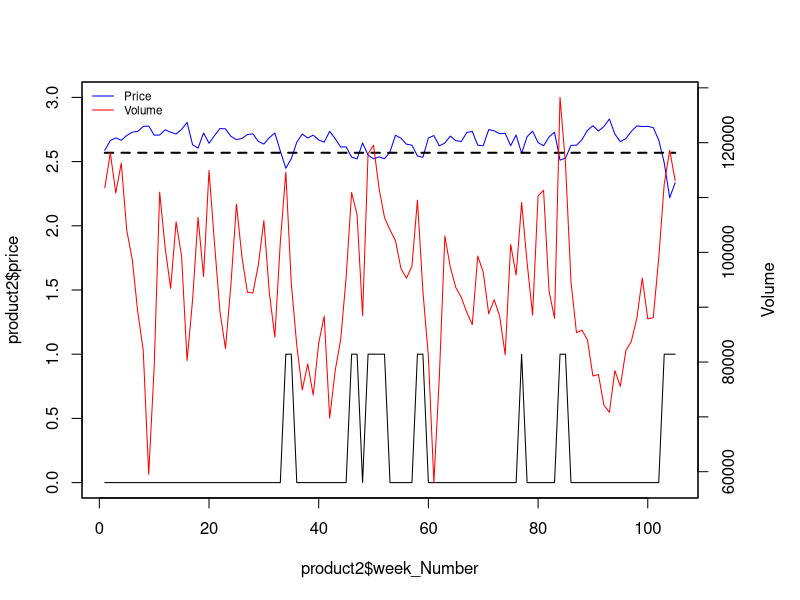
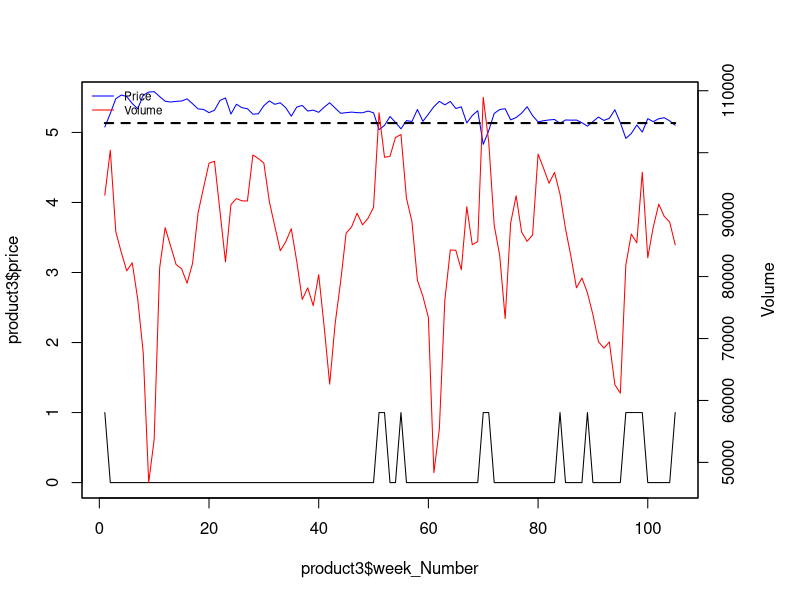
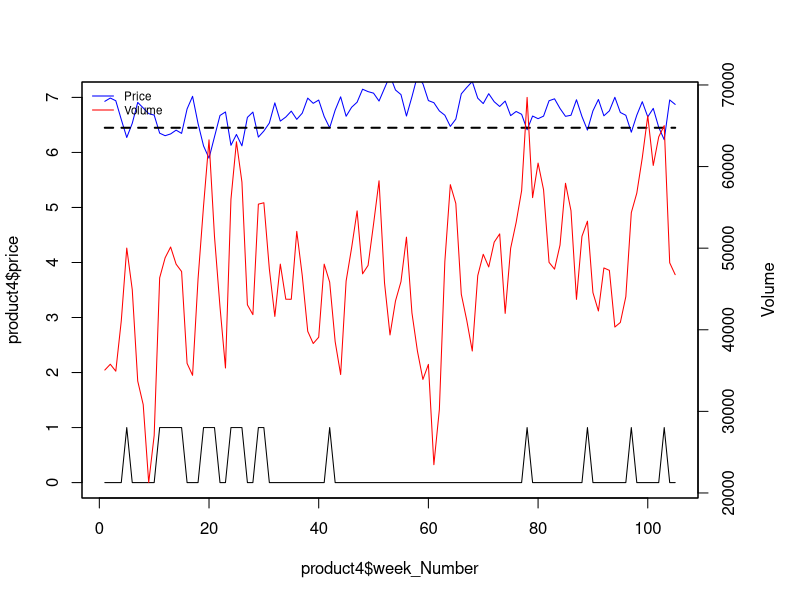
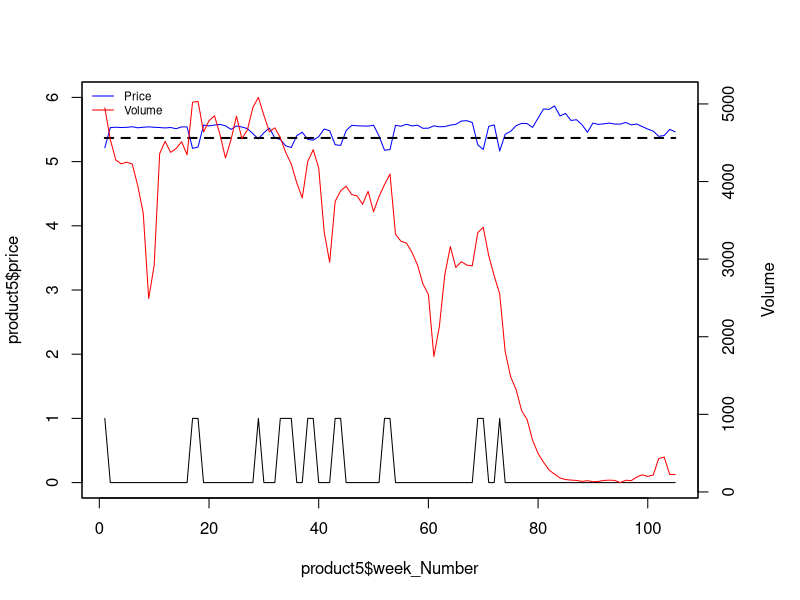
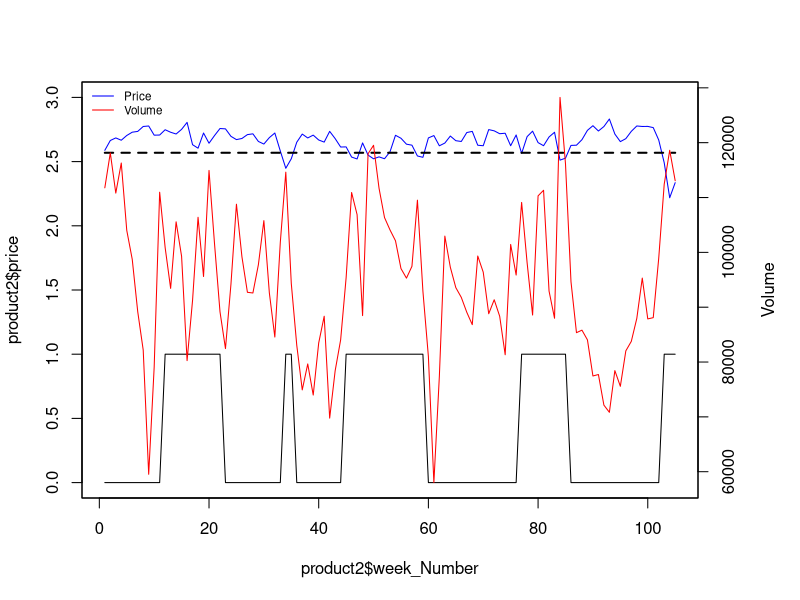
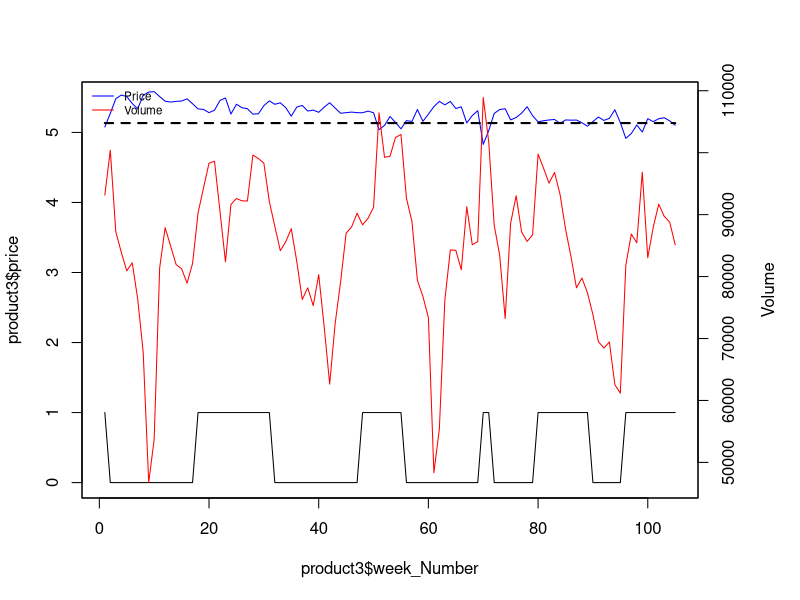
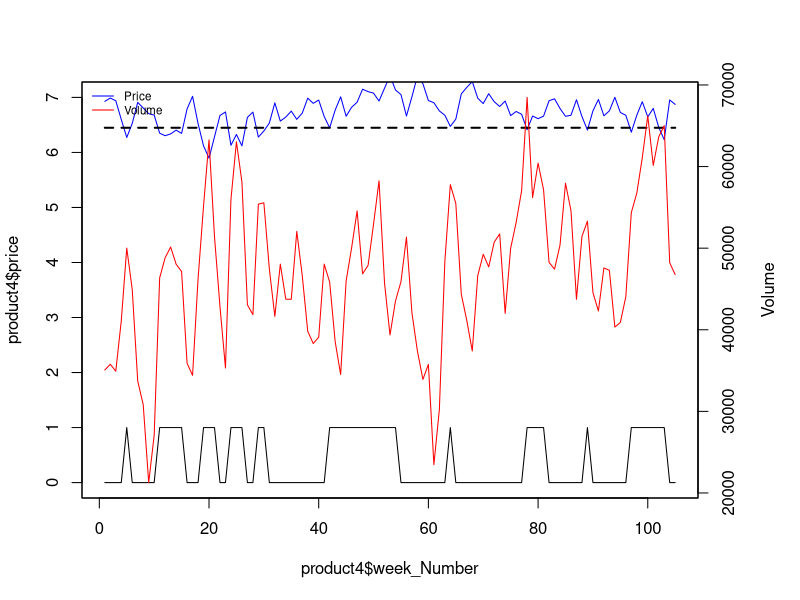
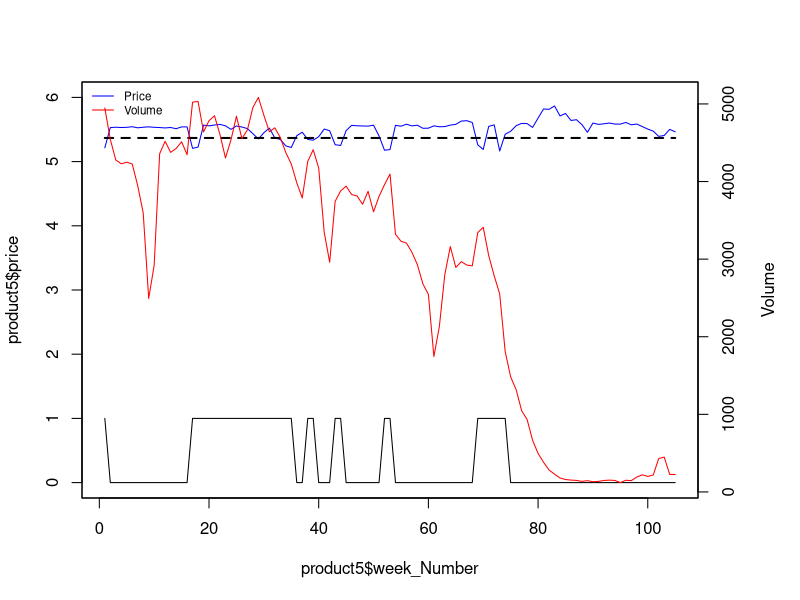

R code for these plots, in order: (Note: this script raises an error after producing the figures.)
setwd("/Users/Steven/Google Drive/Imperial College London/Term 3/Retail and Marketing Analytics/Data/Crackers")
library(readxl)
library(MASS)
library(dplyr)
library(tidyr)

# import data
product2 <- read_excel('Crackers.xlsx', sheet = 2, col_names = TRUE)
product3 <- read_excel('Crackers.xlsx', sheet = 3, col_names = TRUE)
product4 <- read_excel('Crackers.xlsx', sheet = 4, col_names = TRUE)
product5 <- read_excel('Crackers.xlsx', sheet = 5, col_names = TRUE)

# separate "Week" column
product2 <- product2 %>% 
  separate(Week, c("S", "week"), " ")
product3 <- product3 %>% 
  separate(Week, c("S", "week"), " ")
product4 <- product4 %>% 
  separate(Week, c("S", "week"), " ")
product5 <- product5 %>% 
  separate(Week, c("S", "week"), " ")


# convert week into data format
product2$week <- as.Date(product2$week, "%d/%m/%y")
product3$week <- as.Date(product3$week, "%d/%m/%y")
product4$week <- as.Date(product4$week, "%d/%m/%y")
product5$week <- as.Date(product5$week, "%d/%m/%y")

# add week number
product2$week_Number <- 1:nrow(product2)
product3$week_Number <- 1:nrow(product3)
product4$week_Number <- 1:nrow(product4)
product5$week_Number <- 1:nrow(product5)

# calculate prices and log prices
product2$price <- product2$Value_Euros / product2$Volume
product3$price <- product3$Value_Euros / product3$Volume
product4$price <- product4$Value_Euros / product4$Volume
product5$price <- product5$Value_Euros / product5$Volume
product2$log.p <- log(product2$price)
product2$log.q <- log(product2$Volume)

# add average price and threshold, first threshold is 1 sd below mean
product2$average_Price <- mean(product2$price)
product2$threshold1 <- mean(product2$price) - sd(product2$price)
product2$promo <- ifelse(product2$price < product2$threshold1, 1, 0)

product3$average_Price <- mean(product3$price)
product3$threshold1 <- mean(product3$price) - sd(product3$price)
product3$promo <- ifelse(product3$price < product3$threshold1, 1, 0)

product4$average_Price <- mean(product4$price)
product4$threshold1 <- mean(product4$price) - sd(product4$price)
product4$promo <- ifelse(product4$price < product4$threshold1, 1, 0)

product5$average_Price <- mean(product5$price)
product5$threshold1 <- mean(product5$price) - sd(product5$price)
product5$promo <- ifelse(product5$price < product5$threshold1, 1, 0)

# plot sales and price for each product

# product 2
par(mar=c(5,4,4,5)+.1)
plot(product2$week_Number, product2$price, type="l", col="blue", ylim=c(0,3))
#lines(product2$average_Price, lty=2, lwd=2)
lines(product2$threshold1, lty=2, lwd=2)
lines(product2$promo)   # c is the promotion dummy from the other RMD
par(new=TRUE)
plot(product2$week_Number, product2$Volume,type="l",col="red",xaxt="n",yaxt="n",xlab="",ylab="")
axis(4)
mtext("Volume",side=4,line=3)
legend("topleft",col=c("blue","red"), lty=1, legend=c("Price","Volume"), cex=0.7, bty = "n")

# product 3
par(mar=c(5,4,4,5)+.1)
plot(product3$week_Number, product3$price, type="l", col="blue", ylim=c(0,5.5))
lines(product3$threshold1, lty=2, lwd=2)
lines(product3$promo)
par(new=TRUE)
plot(product3$week_Number, product3$Volume,type="l",col="red",xaxt="n",yaxt="n",xlab="",ylab="")
axis(4)
mtext("Volume",side=4,line=3)
legend("topleft",col=c("blue","red"), lty=1, legend=c("Price","Volume"), cex=0.7, bty = "n")

# product 4
par(mar=c(5,4,4,5)+.1)
plot(product4$week_Number, product4$price, type="l", col="blue", ylim=c(0,7))
lines(product4$threshold1, lty=2, lwd=2)
lines(product4$promo)
par(new=TRUE)
plot(product4$week_Number, product4$Volume, type="l",col="red",xaxt="n",yaxt="n",xlab="",ylab="")
axis(4)
mtext("Volume",side=4,line=3)
legend("topleft",col=c("blue","red"), lty=1, legend=c("Price","Volume"), cex=0.7, bty = "n")

# product 5
par(mar=c(5,4,4,5)+.1)
plot(product5$week_Number, product5$price, type="l", col="blue", ylim=c(0,6))
lines(product5$threshold1, lty=2, lwd=2)
lines(product5$promo)
par(new=TRUE)
plot(product5$week_Number, product5$Volume, type="l",col="red",xaxt="n",yaxt="n",xlab="",ylab="")
axis(4)
mtext("Volume",side=4,line=3)
legend("topleft",col=c("blue","red"), lty=1, legend=c("Price","Volume"), cex=0.7, bty = "n")


### ratio of sd to mean
sd(product2$price)/mean(product2$price)
# 3.5% seems a bit low for a promotion. think 2 for 1...

# number of promotions during two year period, using 1 sd method
sum(product2$promo)/ nrow(product2)
# 15%, seems way too low

# average size of promotion ~24%
# http://www.mosaicmarketing.co.uk/single-post/2016/11/30/FMCG-brands-cut-price-promotions---a-bit

# possible method to identify the promotions periods:
# find price promotions with threshold method (need to find a way to define base price)
# then look at magnitude of sales and identify where sales have a similar magnitude to the 
# price promo and deduce that those are other types of promo (feat or aisle)

# attempt at adding the promotions manually (feature and aisle which is not visible in price)
# also set promo to one when GRP is available

# no GRP
product2[12:22, "promo"] <- 1
product2[45:59, "promo"] <- 1
product2[77:85, "promo"] <- 1

product3$ad <- ifelse(product3$GRP != 0, 1, 0)
product3[18:31, "promo"] <- 1
product3[48:55, "promo"] <- 1
product3[80:89, "promo"] <- 1
product3[99:105, "promo"] <- 1

product4$ad <- ifelse(product4$GRP != 0, 1, 0)
product4[42:54, "promo"] <- 1
product4[64, "promo"] <- 1
product4[79:81, "promo"] <- 1
product4[98:102, "promo"] <- 1

# no GRP
product5[17:35, "promo"] <- 1
product5[69:74, "promo"] <- 1

# view new graphs with added promotions periods

# product 2
par(mar=c(5,4,4,5)+.1)
plot(product2$week_Number, product2$price, type="l", col="blue", ylim=c(0,3))
#lines(product2$average_Price, lty=2, lwd=2)
lines(product2$threshold1, lty=2, lwd=2)
lines(product2$promo)   # c is the promotion dummy from the other RMD
par(new=TRUE)
plot(product2$week_Number, product2$Volume,type="l",col="red",xaxt="n",yaxt="n",xlab="",ylab="")
axis(4)
mtext("Volume",side=4,line=3)
legend("topleft",col=c("blue","red"), lty=1, legend=c("Price","Volume"), cex=0.7, bty = "n")

# product 3
par(mar=c(5,4,4,5)+.1)
plot(product3$week_Number, product3$price, type="l", col="blue", ylim=c(0,5.5))
lines(product3$threshold1, lty=2, lwd=2)
lines(product3$promo)
par(new=TRUE)
plot(product3$week_Number, product3$Volume,type="l",col="red",xaxt="n",yaxt="n",xlab="",ylab="")
axis(4)
mtext("Volume",side=4,line=3)
legend("topleft",col=c("blue","red"), lty=1, legend=c("Price","Volume"), cex=0.7, bty = "n")

# product 4
par(mar=c(5,4,4,5)+.1)
plot(product4$week_Number, product4$price, type="l", col="blue", ylim=c(0,7))
lines(product4$threshold1, lty=2, lwd=2)
lines(product4$promo)
par(new=TRUE)
plot(product4$week_Number, product4$Volume, type="l",col="red",xaxt="n",yaxt="n",xlab="",ylab="")
axis(4)
mtext("Volume",side=4,line=3)
legend("topleft",col=c("blue","red"), lty=1, legend=c("Price","Volume"), cex=0.7, bty = "n")

# product 5
par(mar=c(5,4,4,5)+.1)
plot(product5$week_Number, product5$price, type="l", col="blue", ylim=c(0,6))
lines(product5$threshold1, lty=2, lwd=2)
lines(product5$promo)
par(new=TRUE)
plot(product5$week_Number, product5$Volume, type="l",col="red",xaxt="n",yaxt="n",xlab="",ylab="")
axis(4)
mtext("Volume",side=4,line=3)
legend("topleft",col=c("blue","red"), lty=1, legend=c("Price","Volume"), cex=0.7, bty = "n")


# proportion of promotions during two year period, after adding manually
sum(product2$promo)/ nrow(product2)
sum(product3$promo)/ nrow(product3)
sum(product4$promo)/ nrow(product4)
sum(product5$promo)/ nrow(product5)
# between 30-42%

# add the baseline in excel and read the data again
# write.csv(product2, file = "product2.csv")
write.csv(product3, file = "product3.csv")
write.csv(product4, file = "product4.csv")
# write.csv(product5, file = "product5.csv")

# load files with baseline
setwd("/Users/Steven/Google Drive/Imperial College London/Term 3/Retail and Marketing Analytics/Team assignment/retail group")

prod2 <- read.csv("product2.csv")
prod3 <- read.csv("product3.csv")
prod4 <- read.csv("product4.csv")
prod5 <- read.csv("product5.csv")

# fill baseline column with regular volumes
prod2$baseline <- ifelse(is.na(prod2$baseline), prod2$Volume, prod2$baseline)
prod3$baseline <- ifelse(is.na(prod3$baseline), prod3$Volume, prod3$baseline)
prod4$baseline <- ifelse(is.na(prod4$baseline), prod4$Volume, prod4$baseline)
prod5$baseline <- ifelse(is.na(prod5$baseline), prod5$Volume, prod5$baseline)

# add column for sum of lift and volume for the plot
prod2$lift_plot <- ifelse(is.na(prod2$weekly_lift), prod2$Volume + 0,  prod2$Volume + prod2$weekly_lift)
prod3$lift_plot <- ifelse(is.na(prod3$weekly_lift), prod3$Volume + 0,  prod3$Volume + prod3$weekly_lift)
prod4$lift_plot <- ifelse(is.na(prod4$weekly_lift), prod4$Volume + 0,  prod4$Volume + prod4$weekly_lift)
prod5$lift_plot <- ifelse(is.na(prod5$weekly_lift), prod5$Volume + 0,  prod5$Volume + prod5$weekly_lift)

# plot baseline and lift

# product 2
plot(prod2$week_Number, prod2$lift_plot, type="l", lwd=2, ylim = c(0, max(prod2$lift_plot)), col = 11)
lines(prod2$baseline, lwd=2)

# product 3
plot(prod3$week_Number, prod3$lift_plot, type="l", lwd=2, ylim = c(0, max(prod3$lift_plot)), col = 11)
lines(prod3$baseline, lwd=2)

# product 4
plot(prod4$week_Number, prod4$lift_plot, type="l", lwd=2, ylim = c(0, max(prod4$lift_plot)), col = 11)
lines(prod4$baseline, lwd=2)

# product 5
plot(prod5$week_Number, prod5$lift_plot, type="l", lwd=2, ylim = c(0, max(prod5$lift_plot)), col = 11)
lines(prod5$baseline, lwd=2)

# graph 2,3,5 look reasonably ok, graph 4 looks a bit strange because has negative lift
# and irregular promos
# graphs don't look exactly like hers which kinda sucks too



